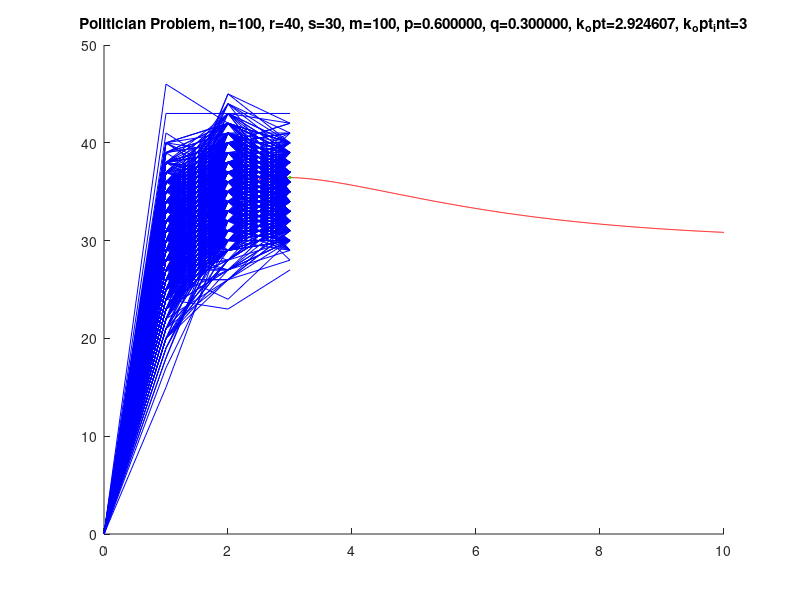

Reproduce this figure in MATLAB.
n = 100;
r = 40;
s = 30;
m = 100;

p = 0.6;
q = 0.3;

k_opt = log((s/(n-r)) * log(1-q)/log(1-p))/log((1-p)/(1-q));
if (k_opt > 0) && ((n-r)*(1 - (1 - p).^k_opt) - s*(1 - (1 - q).^k_opt) > 0)
	DS_k_opt_floor = (n-r)*(1 - (1 - p).^floor(k_opt)) - s*(1 - (1 - q).^floor(k_opt))
	DS_k_opt_ceil = (n-r)*(1 - (1 - p).^ceil(k_opt)) - s*(1 - (1 - q).^ceil(k_opt))
	if DS_k_opt_floor > DS_k_opt_ceil
		k_opt_int = floor(k_opt)
	else
		k_opt_int = ceil(k_opt)
	end
else
	if (n - r) - s > 0
		k_opt_int = Inf;
	else
		k_opt_int = 0;
	end
end

K = linspace(0,10,1000);

figure; hold on;

plot(K, (n-r)*(1 - (1 - p).^K) - s*(1 - (1 - q).^K),'color','red')
plot(k_opt, (n-r)*(1 - (1 - p).^k_opt) - s*(1 - (1 - q).^k_opt),'color','green')
plot(k_opt_int, (n-r)*(1 - (1 - p).^k_opt_int) - s*(1 - (1 - q).^k_opt_int),'color','green')


n_iterations = 1000;
monte_carlos_s = zeros(n_iterations, k_opt_int+1);
monte_carlos_nmr = zeros(n_iterations, k_opt_int+1);
monte_carlos_s(:,1) = s;
monte_carlos_nmr(:,1) = n-r;
for j = 1:n_iterations
	for i = 2:(k_opt_int+1)
		monte_carlos_s(j,i) = monte_carlos_s(j,i-1) - sum(rand(1,monte_carlos_s(j,i-1)) > p);
		monte_carlos_nmr(j,i) = monte_carlos_nmr(j,i-1) - sum(rand(1,monte_carlos_nmr(j,i-1)) > q);
	end
	plot(0:k_opt_int,  ((n-r) - monte_carlos_nmr(j,:)) - (s-monte_carlos_s(j,:)),'color','blue')
end

mu = mean(((n-r) - monte_carlos_nmr(:,end)) - (s-monte_carlos_s(:,end)))
sigma = std(((n-r) - monte_carlos_nmr(:,end)) - (s-monte_carlos_s(:,end)))
sigma_theoretical = sqrt((n-r)*((1-p).^k_opt_int)*(1 - (1 - p).^k_opt_int) + s*(1 - q).^k_opt_int*(1 - (1 - q).^k_opt_int))
%	hist(((n-r) - monte_carlos_nmr(:,end)) - (s-monte_carlos_s(:,end)), 16)

hold off;
title(sprintf('Politician Problem, n=%d, r=%d, s=%d, m=%d, p=%f, q=%f, k_opt=%f, k_opt_int=%d',n,r,s,m,p,q,k_opt,k_opt_int))
print('politician-plot.png')
pause
